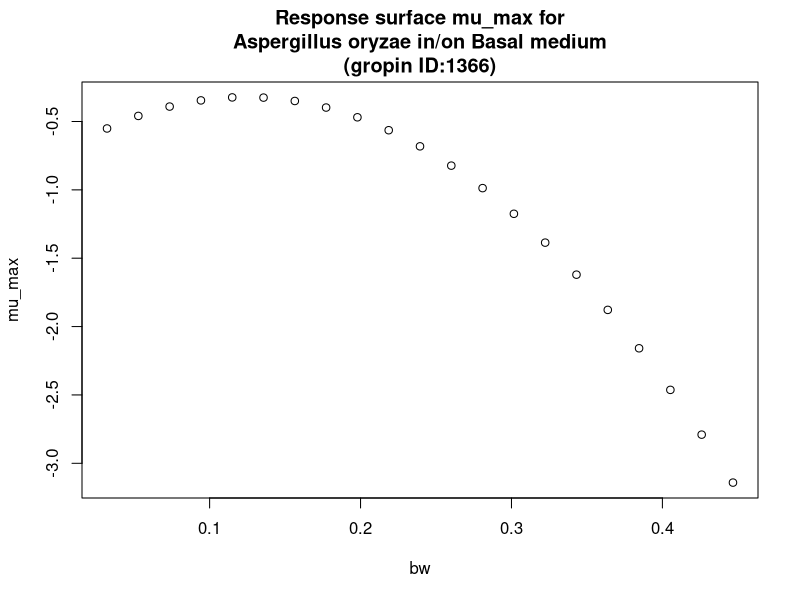

Here is the R script that generated this plot:
#############################
# start of Parameter script
#############################
bw <- seq(0.032032,0.446753246753247,length.out=21)
#############################
# end of Parameter script
#############################
############################# 
# start of Model script Gropin ID 1366 
#############################
 
# constant coefficients for this model
 
variables <- data.frame(bw)
argumentsPar <- expand.grid(variables)
 
# heart of the model
response_surface <- function(bw) {
   mumax <-(-0.7385+6.720*bw-27.08*bw^2)

return(mumax=mumax)
} 

# output parameters
mumax <- cbind(argumentsPar,response_surface(argumentsPar['bw']))
colnames(mumax) <- c(colnames(argumentsPar),'mumax')
#############################
# End of Model script
#############################
############################# 
# start of Visualisation script Gropin ID 1366 
#############################
plot(bw,mumax$mumax,
                          xlab='bw',
                          ylab='mu_max',main='Response surface mu_max for
Aspergillus oryzae in/on Basal medium
(gropin ID:1366)')
#############################
# End of Visualisation script
#############################
